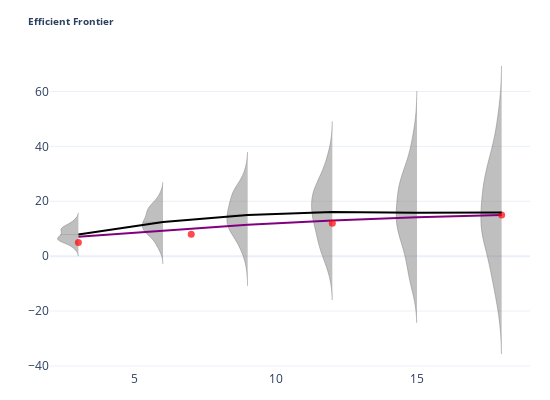

The notebook cell saved with this chart:
### Code cell
ref_df = pd.concat(ref_,axis=1).transpose()

mean_ref = ref_df.mean(axis=0)
traces=[]
temp = eff.iloc[2:]
traces.append(go.Scatter(x=eff_v.index,y=eff_v,mode='lines',line={'color':'purple'}))
traces.append(go.Scatter(x=expvol,y=expret,mode='markers',marker={'size':7,'color':'red'},opacity=0.7))
traces.append(go.Scatter(x=mean_ref.index,y=mean_ref,mode='lines',line={'color':'black'}))
for c in [3,6,9,12,15,18]:
     traces.append(go.Violin(y=ref_df.loc[:,c],jitter=0.2,pointpos=-0.5,
            points='outliers',name=c,side='negative',meanline_visible=True,
            marker={'size':2,'color':'black','opacity':0.4},line={'width':0.5,'color':'gray'}))
scat(traces)
